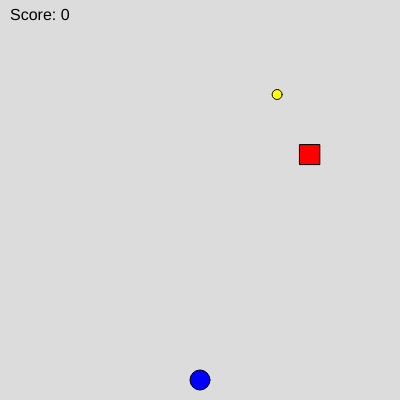
Frame 1 (no input)
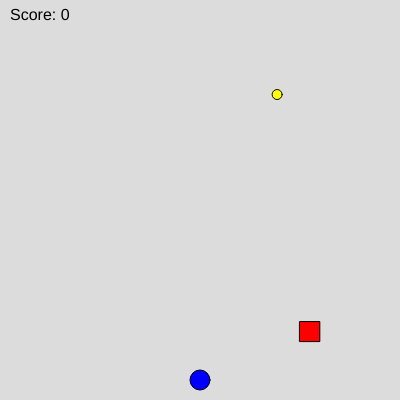
Frame 60 (no input)
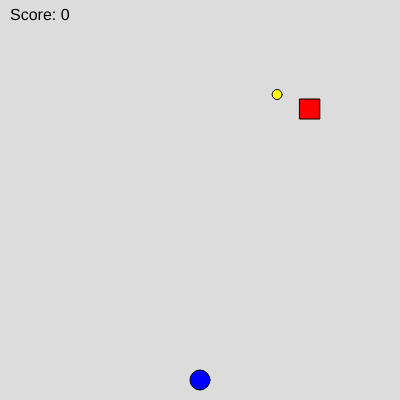
Frame 120 (the mouse pressed at the canvas centre since frame 60)

The p5.js sketch that drew these frames (run headless with seeded random() and noise() and a simulated clock; from frame 60 on, the mouse is pressed at the canvas centre):

// p5.js sketch
// ── sketch.js
// Game variables 
let playerX, playerY;
let coinX, coinY;
let obstacleX, obstacleY;
let score = 0;
let gameOver = false;
let obstacleSpeed = 3
let coinCollected=false

function setup() {
  createCanvas(400, 400);
  initializeGame();
}

function initializeGame() {
  // Initialize player position (bottom center)
  playerX = width/2;
  playerY = height - 20;
  
  // Initialize coin position
  newCoin();
  
  // Initialize obstacle position
  obstacleX = random(0,width);
  obstacleY = random(20, height-20);
}

function draw() {
  background(220);
  
  if (gameOver) {
    displayGameOver();
  } else {
    // Draw game elements
    drawPlayer();
    drawCoin();
    drawObstacle();
    
    // Handle movement
    movePlayer();
    moveObstacle();
    
    // Check for collisions
    checkCoinCollection();
    checkCollisions();
    
    // Display game stats
    displayStats();
  }
}

function drawPlayer() {
  fill(0, 0, 255);  // Blue player
  circle(playerX, playerY, 20);
}

function drawCoin() {
  if(!coinCollected){
    fill(255, 255, 0);  // Yellow coin
    circle(coinX, coinY, 10);
  }
}

function drawObstacle() {
  fill(255, 0, 0);  // Red obstacle
  rect(obstacleX, obstacleY, 20, 20);
}

// Basic left/right movement provided
function movePlayer() {
  if (keyIsDown(LEFT_ARROW)) {
    playerX -= 5;
  }
  if (keyIsDown(RIGHT_ARROW)) {
    playerX += 5;
  }
  
  // TODO: Add up/down movement
  // HINT: Use UP_ARROW and DOWN_ARROW keys
  // Movement should be 5 pixels per frame
  if(keyIsDown(UP_ARROW)){
    playerY-=5
  }
  if(keyIsDown(DOWN_ARROW)){
    playerY+=5
  }
  // TODO: Add boundary checking
  // HINT: Keep player within canvas bounds
  // Check against 0, width, and height
  
}

function moveObstacle() {
  // TODO: Move obstacle from left to right
  // HINT: Increase obstacleX by obstacleSpeed
  obstacleY+=obstacleSpeed
  if(obstacleY>height){
    obstacleY=0
  }
  // TODO: Reset obstacle when it goes off screen
  // HINT: Check if obstacleX > width
  // Reset to left side and new random Y position
}

function checkCoinCollection() {
  // TODO: Check if player touches coin
  // HINT: Use dist(playerX, playerY, coinX, coinY)
  // If distance < 15:
  //   - Increase score
  //   - Create new coin
  //   - Increase obstacle speed slightly
  if(dist(playerX,playerY,coinX,coinY)<=20){
    initializeGame()
    obstacleSpeed+=0.5
    score+=1
  }
}

function checkCollisions() {
  // TODO: Check if player hits obstacle
  // HINT: Similar to coin collection
  // If hit (distance < 20):
  //   - Increase hits
  //   - Check for game over (hits >= 3)
  //   - Reset positions
}

function displayStats() {
  fill(0);
  textSize(16);
  text("Score: " + score, 10, 20);
  // TODO: Add display for hits and speed
}

function displayGameOver() {
  // TODO: Show game over screen
  // HINT: Use textAlign(CENTER, CENTER)
  // Show:
  //   - "Game Over" message
  //   - Final score
  //   - "Press R to Restart"
}

function newCoin() {
  // Generate random position for coin
  coinX = random(20, width-20);
  coinY = random(20, height-20);
}

function resetGame() {
  // TODO: Reset all game variables
  // HINT: Reset score, hits, speed
  // Set gameOver to false
  // Call initializeGame()
}

function keyPressed() {
  // TODO: Check for 'R' key to restart game
  // HINT: Use key === 'r' || key === 'R'
  // Only works when game is over
}

// Helper function you might need
function distance(x1, y1, x2, y2) {
  return dist(x1, y1, x2, y2);
}
